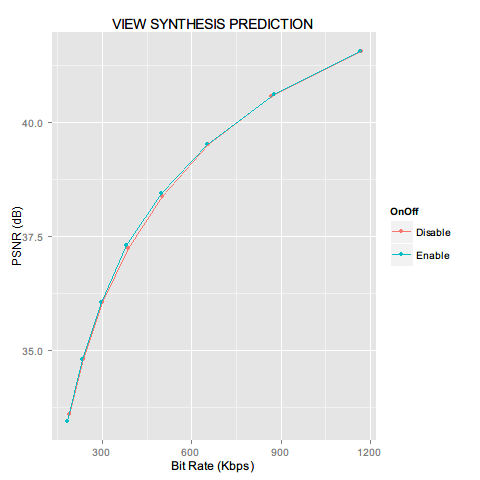

Reproduce this figure in R.
##########################################################
#This script is used for analizing effect of VSP algorithm
##########################################################


## Step 1: read raw data from work directory
# Uncomment next line if xlsx package haven't been installed
#install.packages("xlsx")
# Load dependent library so that .xlsx file can be read
library(rJava)
library(xlsxjars)
library(xlsx)
RawData <- read.xlsx(file="./RawData.xlsx", sheetIndex=1)


## Step 2: Subset by observations
# With DMVP enable and ALC enable 
# Part of quantization parameter (QP) values are chosen
SubData <- RawData[RawData$DepthBaseMVP=="Enable" & 
                           RawData$AdaptiveLuminanceCompensation=="Enable", ]
VSP_SubData <- SubData[SubData$Texture_QPISlice==SubData$ Depth_QPISlice, ]


## Step 3: Subset by variables
VSP_Data <- data.frame(OnOff=VSP_SubData$VSP_Enable, 
                       Rate=VSP_SubData$SUM_Rate, 
                       PSNR=VSP_SubData$AVE_PSNR)


## Step 4: Use ggplot package to plot graph
# If ggplot2 package haven't been installed, please uncomment next line
#install.packages("ggplot2")
# Load ggplot2 library, which implements the grammar of graphics
library(ggplot2)
VSP_OnOff <- aggregate(PSNR ~ Rate + OnOff, data = VSP_Data, FUN = sum)
with(VSP_OnOff, qplot(Rate, PSNR, col = OnOff, 
                              geom = c("point", "line"),
                              xlab = "Rate (Kbps)",
                              ylab = "PSNR (dB)",
                              asp = 0.85, 
                              main = "VIEW SYNTHESIS PREDICTION"))


## Step 5: Copy graph from device into hard disk in work directory
dev.copy(png, file="VSP_analysis.png")
dev.off()


# For optional format for analysis
# Txt format of raw data as well as organized data is supplied
write.table(RawData, file="./RawData.txt")
write.table(VSP_Data, file="./VSP_Data.txt")
